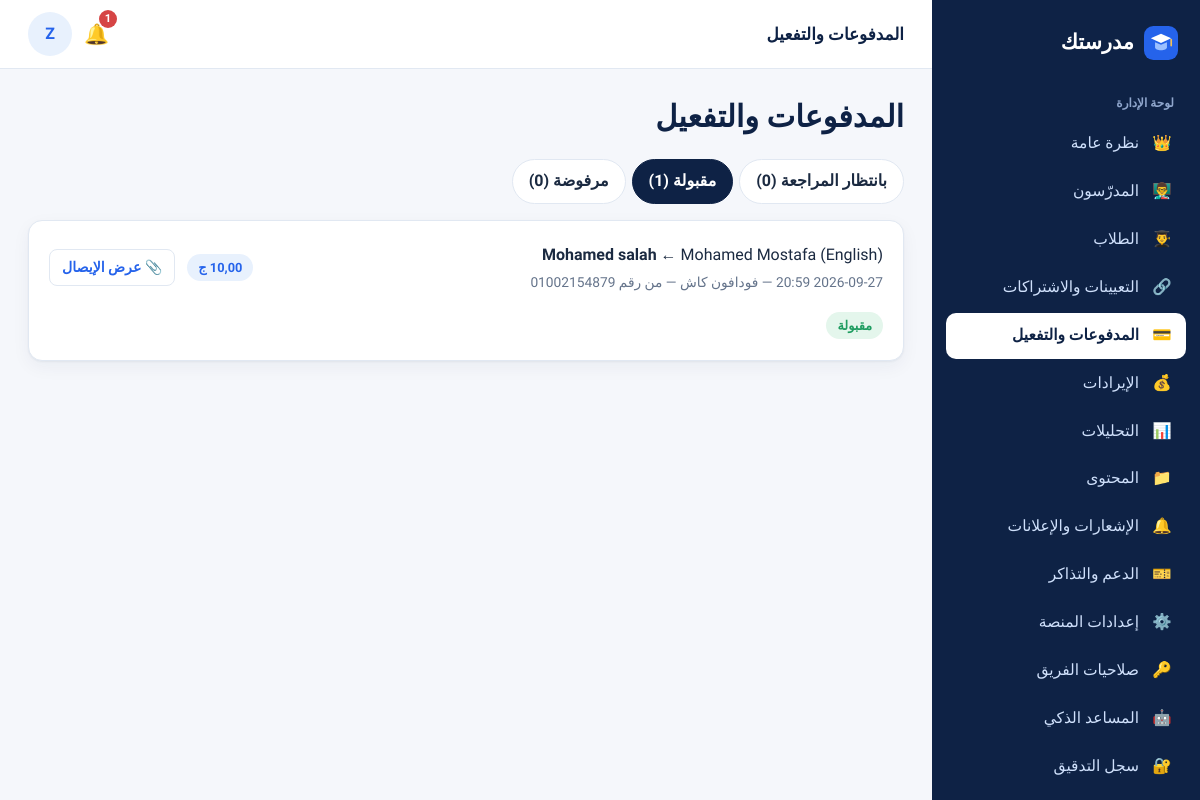
Page /owner/payments/?status=approved (signed in) on the committed database.
### accounts/models.py (models this page shows, shortened)
class SiteSetting(models.Model):
    platform_name = models.CharField("اسم المنصة", max_length=80, default="مدرستك")
    tagline = models.CharField("الشعار النصي", max_length=200, default="مساحتك التعليمية الكاملة مع مدرّسيك")
    wallet_number = models.CharField("رقم المحفظة لاستلام الاشتراكات", max_length=20, blank=True)
    wallet_holder = models.CharField("اسم صاحب المحفظة", max_length=100, blank=True)
    payment_instructions = models.TextField("تعليمات الدفع للطالب", blank=True,
                                            default="حوّل قيمة الاشتراك إلى المحفظة ثم ارفع صورة إيصال التحويل وسيتم تفعيل اشتراكك بعد المراجعة.")
    support_phone = models.CharField("هاتف الدعم", max_length=20, blank=True)
    support_email = models.EmailField("بريد الدعم", blank=True)
    default_monthly_price = models.DecimalField("السعر الافتراضي لاشتراك المدرّس الجديد", max_digits=8, decimal_places=2, default=10)
    groq_api_key = models.CharField("مفتاح Groq API (لتشغيل ميزات الذكاء الاصطناعي)", max_length=200, blank=True)
    anthropic_api_key = models.CharField("مفتاح Anthropic API (بديل عن Groq)", max_length=200, blank=True)
    privacy_text = models.TextField("سياسة الخصوصية", blank=True)
    terms_text = models.TextField("الشروط والأحكام", blank=True)
    registration_open = models.BooleanField("فتح تسجيل الطلاب الجدد", default=True)
    names_in_english = models.BooleanField("تحويل أسماء المسجّلين الجدد إلى الإنجليزية تلقائيًا", default=True)
    staff_permissions = models.JSONField("صلاحيات فريق الإدارة", default=dict, blank=True)
    @classmethod
    def get(cls):
        obj, _ = cls.objects.get_or_create(pk=1)
        return obj

class User(AbstractBaseUser, PermissionsMixin):
    ROLES = [("student", "طالب"), ("teacher", "مدرّس"), ("owner", "مالك المنصة"), ("staff", "فريق الإدارة")]
    STAFF_ROLES = [("support", "دعم فني"), ("finance", "مالية"), ("content", "مسؤول محتوى")]
    phone = models.CharField("رقم الهاتف", max_length=11, unique=True, validators=[phone_validator])
    full_name = models.CharField("الاسم الكامل", max_length=150)
    name_ar = models.CharField("الاسم بالعربية (كما سُجّل)", max_length=150, blank=True)
    role = models.CharField("الدور", max_length=10, choices=ROLES, default="student")
    staff_role = models.CharField("صلاحية الفريق", max_length=10, choices=STAFF_ROLES, blank=True)
    is_active = models.BooleanField("مفعّل", default=True)
    is_staff = models.BooleanField(default=False)
    date_joined = models.DateTimeField(default=timezone.now)
    objects = UserManager()
    USERNAME_FIELD = "phone"
    REQUIRED_FIELDS = ["full_name"]
    class Meta:
        verbose_name = "مستخدم"
    @property
    def first_name(self):
        return (self.full_name or "").split(" ")[0]
    @property
    def is_student(self):
        return self.role == "student"
    @property
    def is_teacher(self):
        return self.role == "teacher"

class TeacherProfile(models.Model):
    user = models.OneToOneField(User, on_delete=models.CASCADE, related_name="teacher_profile")
    teacher_code = models.CharField("رقم المدرّس (Teacher ID)", max_length=10, unique=True, blank=True)
    slug = models.SlugField("الرابط الخاص", unique=True, blank=True)
    subject = models.CharField("المادة", max_length=80)
    grades = models.CharField("الصفوف التي يدرّسها", max_length=60, blank=True, help_text="مثال: الأول والثاني الثانوي")
    display_name = models.CharField("الاسم الظاهر للطلاب والزوّار", max_length=60, blank=True,
                                    help_text="يتحكم فيه مالك المنصة فقط. اتركه فارغًا لإظهار الاسم الكامل، أو اكتب مثلًا: M")
    bio = models.TextField("نبذة عن المدرّس", blank=True)
    photo = models.ImageField("الصورة", upload_to="teachers/", blank=True)
    cover = models.ImageField("صورة الغلاف", upload_to="teachers/covers/", blank=True)
    monthly_price = models.DecimalField("سعر الاشتراك الشهري (جنيه)", max_digits=8, decimal_places=2, default=10)
    is_listed = models.BooleanField("يظهر في قائمة المدرّسين العامة", default=True)
    created_at = models.DateTimeField(auto_now_add=True)
    @property
    def name(self):
        return self.user.full_name

### billing/models.py (models this page shows, shortened)
class Payment(models.Model):
    METHODS = [("vodafone_cash", "فودافون كاش"), ("wallet", "محفظة إلكترونية أخرى"), ("instapay", "إنستاباي"), ("manual", "تفعيل يدوي")]
    STATUS = [("pending", "قيد المراجعة"), ("approved", "مقبولة"), ("rejected", "مرفوضة")]
    enrollment = models.ForeignKey(Enrollment, on_delete=models.CASCADE, related_name="payments")
    amount = models.DecimalField("المبلغ", max_digits=8, decimal_places=2)
    method = models.CharField("وسيلة الدفع", max_length=15, choices=METHODS, default="vodafone_cash")
    sender_phone = models.CharField("الرقم الذي حوّلت منه", max_length=20, blank=True)
    reference = models.CharField("رقم العملية (اختياري)", max_length=60, blank=True)
    receipt = models.ImageField("صورة إيصال التحويل", upload_to="receipts/", storage=private_storage, blank=True)
    status = models.CharField(max_length=10, choices=STATUS, default="pending")
    note = models.CharField("ملاحظة الإدارة", max_length=300, blank=True)
    created_at = models.DateTimeField(auto_now_add=True)
    reviewed_by = models.ForeignKey(User, null=True, blank=True, on_delete=models.SET_NULL, related_name="+")
    reviewed_at = models.DateTimeField(null=True, blank=True)
    class Meta:
        ordering = ["-created_at"]

class Enrollment(models.Model):
    STATUS = [("pending", "بانتظار الدفع/المراجعة"), ("active", "نشط"), ("expired", "منتهٍ"),
              ("rejected", "مرفوض"), ("suspended", "موقوف")]
    student = models.ForeignKey(User, on_delete=models.CASCADE, related_name="enrollments")
    teacher = models.ForeignKey(TeacherProfile, on_delete=models.CASCADE, related_name="enrollments")
    status = models.CharField(max_length=10, choices=STATUS, default="pending")
    started_at = models.DateTimeField(null=True, blank=True)
    expires_at = models.DateTimeField(null=True, blank=True)
    activated_by = models.ForeignKey(User, null=True, blank=True, on_delete=models.SET_NULL, related_name="+")
    created_at = models.DateTimeField(auto_now_add=True)
    class Meta:
        unique_together = ("student", "teacher")
        ordering = ["-created_at"]

### owner/views.py (the view)
# urls.py: path("payments/", v.payments, name="payments"),
@owner_required("payments")
def payments(request):
    qs = Payment.objects.select_related("enrollment__student", "enrollment__teacher__user")
    status = request.GET.get("status", "pending")
    if status:
        qs = qs.filter(status=status)
    page, qstr = paginate(request, qs.order_by("created_at" if status == "pending" else "-created_at"), 25)
    counts = {"pending": Payment.objects.filter(status="pending").count(), "approved": Payment.objects.filter(status="approved").count(),
             "rejected": Payment.objects.filter(status="rejected").count()}
    return render(request, "owner/payments.html", {"page": page, "qs": qstr, "status": status, "counts": counts})

### accounts/context_processors.py (called while the page is built)
def site(request):
    return {"site": SiteSetting.get()}

def _item(label, icon, url, section=None, exact=False):
    return {"label": label, "icon": icon, "url": url, "section": section, "exact": exact}

### accounts/pagination.py (called while the page is built)
def paginate(request, qs, per=20):
    page = Paginator(qs, per).get_page(request.GET.get("page"))
    params = request.GET.copy()
    params.pop("page", None)
    qs_str = params.urlencode()
    return page, (qs_str + "&") if qs_str else ""

### uikit/context_processors.py (called while the page is built, shortened)
def ui(request):
    ctx = {"ICONS": ICONS}
    u = getattr(request, "user", None)
    if not u or not u.is_authenticated:
        return ctx
    p = request.path
    return ctx

### templates/owner/payments.html (shortened to what this page needs)
{% extends "owner/base.html" %}
{% block topbar_title %}المدفوعات والتفعيل{% endblock %}
{% block content %}
<div class="pagehead"><h1>المدفوعات والتفعيل</h1></div>
<div class="tabs mb">
  <a href="?status=pending" class="{% if status == 'pending' %}on{% endif %}">بانتظار المراجعة ({{ counts.pending }})</a>
  <a href="?status=approved" class="{% if status == 'approved' %}on{% endif %}">مقبولة ({{ counts.approved }})</a>
  <a href="?status=rejected" class="{% if status == 'rejected' %}on{% endif %}">مرفوضة ({{ counts.rejected }})</a>
</div>
{% for p in page %}
<div class="card mb">
  <div class="row spread">
    <div><b>{{ p.enrollment.student.full_name }}</b> ← {{ p.enrollment.teacher.name }} ({{ p.enrollment.teacher.subject }})
      <div class="small muted">{{ p.created_at|date:"Y-m-d H:i" }} — {{ p.get_method_display }} — من رقم <span class="ltr">{{ p.sender_phone|default:"—" }}</span>{% if p.reference %} — مرجع: {{ p.reference }}{% endif %}</div></div>
    <div class="row"><span class="badge gold">{{ p.amount }} ج</span>
      {% if p.receipt %}<a class="btn sm ghost" href="{% url 'owner:payment_receipt' p.pk %}" target="_blank">📎 عرض الإيصال</a>{% endif %}</div>
  </div>
  {% if p.status == 'pending' %}
  <div class="row mt">
    <form method="post" action="{% url 'owner:payment_approve' p.pk %}" data-once><input type="hidden" name="days" value="30">{% csrf_token %}<button class="btn sm teal">✓ تفعيل الاشتراك (30 يومًا)</button></form>
    <form method="post" action="{% url 'owner:payment_reject' p.pk %}" data-once>{% csrf_token %}<input class="input" style="width:220px;display:inline-block" name="note" placeholder="سبب الرفض (اختياري)"><button class="btn sm danger">رفض</button></form>
  </div>
  {% else %}<span class="badge {% if p.status == 'approved' %}green{% else %}red{% endif %} mt">{{ p.get_status_display }}{% if p.note %} — {{ p.note }}{% endif %}</span>{% endif %}
</div>
{% empty %}<div class="empty"><span class="big">💳</span>لا توجد طلبات هنا.</div>{% endfor %}
{% endblock %}

### templates/dash_base.html (shortened to what this page needs)
{% extends "base.html" %}
{% block body %}
<div class="app">
  <aside class="sidebar" id="sidebar" aria-label="القائمة الجانبية">
    <a class="brand" href="{% if user.is_student %}{% url 'student:home' %}{% else %}{% url 'go' %}{% endif %}">{% include "partials/logo.html" %}<span>{{ site.platform_name }}</span></a>
    <div class="sec">{% if user.role == 'student' %}حسابي{% elif user.role == 'teacher' %}لوحة المدرّس{% else %}لوحة الإدارة{% endif %}</div>
    {% for i in nav %}<a class="nav {% if i.active %}active{% endif %}" href="{{ i.url }}"><span class="ic">{{ i.icon }}</span>{{ i.label }}</a>{% endfor %}
  </aside>
  <div class="main">
    <header class="topbar">
      <div class="title">{% block topbar_title %}{% endblock %}</div>
      {% if user.is_student %}<a class="bell" href="{% url 'student:notifications' %}" aria-label="الإشعارات">🔔{% if unread_count %}<span class="dot">{{ unread_count }}</span>{% endif %}</a>
      {% else %}<a class="bell" href="{% if user.is_teacher %}{% url 'teacher:messages' %}{% else %}{% url 'owner:tickets' %}{% endif %}" aria-label="تنبيهات">🔔{% if unread_count %}<span class="dot">{{ unread_count }}</span>{% endif %}</a>{% endif %}
      <span class="avatar" title="{{ user.full_name }}">{{ user.first_name|slice:":1" }}</span>
    </header>
    <div class="content">
      {% block content %}{% endblock %}
    </div>
  </div>
</div>
{% endblock %}

### static/css/app.css (style rules this page uses)
:root { --navy:#0e2245; --navy-2:#16305d; --blue:#2563eb; --blue-d:#1d4fc4; --sky:#e8f1fd; --sky-2:#f2f7fe; --teal:#0f9d8f; --teal-l:#e0f5f2; --purple:#6d5bd0; --purple-l:#efecfb; --gold:#c9962b; --gold-l:#fbf3e0; --red:#d64545; --red-l:#fdeaea; --green:#1f9d61; --green-l:#e4f6ec; --amber:#d98a10; --amber-l:#fdf1dc; --bg:#f5f7fb; --card:#fff; --text:#1b2a41; --muted:#65748b; --line:#e1e8f2; --shadow:0 1px 2px rgba(14,34,69,.05),0 6px 18px rgba(14,34,69,.05); --r:14px; --sidebar:268px; }
* { box-sizing:border-box }
html { scroll-behavior:smooth }
body { margin:0;background:var(--bg);color:var(--text);font-family:"Tajawal","Segoe UI",Tahoma,Arial,sans-serif;font-size:16px;line-height:1.8;-webkit-font-smoothing:antialiased }
a { color:var(--blue);text-decoration:none }
h1,h2,h3,h4 { line-height:1.45;margin:0 0 .5em;color:var(--navy);font-weight:800 }
h1 { font-size:1.9rem }
.muted { color:var(--muted) }
.small { font-size:.86rem }
.ltr { direction:ltr;unicode-bidi:embed;display:inline-block }
.row { display:flex;gap:12px;align-items:center;flex-wrap:wrap }
.spread { justify-content:space-between }
.mt { margin-top:18px }
.mb { margin-bottom:18px }
.btn { display:inline-flex;align-items:center;justify-content:center;gap:6px;padding:9px 18px;border-radius:10px;border:1.5px solid transparent;background:var(--blue);color:#fff;font:inherit;font-weight:700;cursor:pointer;text-decoration:none;transition:background .15s,transform .05s }
.btn.sm { padding:5px 12px;font-size:.88rem;border-radius:8px }
.btn.ghost { background:transparent;color:var(--blue);border-color:var(--line) }
.card { background:var(--card);border:1px solid var(--line);border-radius:var(--r);padding:20px;box-shadow:var(--shadow) }
.badge { display:inline-block;padding:2px 11px;border-radius:99px;font-size:.8rem;font-weight:700;background:var(--sky);color:var(--blue);white-space:nowrap }
.badge.green { background:var(--green-l);color:var(--green) }
.app { display:grid;grid-template-columns:var(--sidebar) minmax(0,1fr);min-height:100vh }
.sidebar { background:var(--navy);color:#cfe0fb;position:sticky;top:0;height:100vh;overflow-y:auto;padding:18px 14px;display:flex;flex-direction:column;gap:2px }
.brand { display:flex;align-items:center;gap:10px;color:#fff;font-weight:800;font-size:1.3rem;padding:6px 8px 16px;text-decoration:none }
.sidebar .sec { font-size:.75rem;color:#8fa6cc;padding:14px 12px 4px;font-weight:700 }
.sidebar a.nav { display:flex;align-items:center;gap:11px;padding:9px 12px;border-radius:10px;color:#cfe0fb;font-weight:500;text-decoration:none;font-size:.97rem }
.sidebar a.nav.active { background:#fff;color:var(--navy);font-weight:800 }
.sidebar a.nav .ic { width:24px;text-align:center }
.main { min-width:0;display:flex;flex-direction:column }
.topbar { display:flex;align-items:center;gap:12px;padding:12px 28px;background:#fff;border-bottom:1px solid var(--line);position:sticky;top:0;z-index:20 }
.topbar .title { font-weight:800;color:var(--navy);font-size:1.05rem }
.content { padding:26px 28px 60px;max-width:1240px;width:100% }
.pagehead { display:flex;align-items:flex-start;justify-content:space-between;gap:14px;flex-wrap:wrap;margin-bottom:20px }
.pagehead h1 { margin:0 }
.bell { position:relative;font-size:1.25rem;text-decoration:none }
.bell .dot { position:absolute;top:-6px;inset-inline-start:-8px;background:var(--red);color:#fff;border-radius:99px;font-size:.7rem;min-width:18px;text-align:center;padding:0 4px;line-height:18px;font-weight:700 }
.avatar { width:44px;height:44px;border-radius:50%;background:var(--sky);color:var(--blue);display:grid;place-items:center;font-weight:800;object-fit:cover;flex:none }
.tabs { display:flex;gap:6px;flex-wrap:wrap;margin-bottom:16px }
.tabs a,.tabs button { padding:7px 16px;border-radius:99px;border:1.5px solid var(--line);background:#fff;color:var(--text);font:inherit;font-weight:700;cursor:pointer;text-decoration:none }
.tabs a.on,.tabs button.on { background:var(--navy);color:#fff;border-color:var(--navy) }

### rows in the picture
SiteSetting: platform_name "مدرستك"
User: first_name "Z"
Payment: enrollment.student.full_name "Mohamed salah", enrollment.teacher.name "Mohamed Mostafa", enrollment.teacher.subject "English", method "فودافون كاش", sender_phone "01002154879", amount "10,00", shows "📎 عرض الإيصال", status "مقبولة"

### other values in the picture
{{ i.icon }} "👑" "👨‍🏫" "👨‍🎓" "🔗" "💳" "💰" "📊" "📁" "🔔" "🎫" "⚙️" "🔑" "🤖" "🔐"
{{ i.label }} "نظرة عامة" "المدرّسون" "الطلاب" "التعيينات والاشتراكات" "المدفوعات والتفعيل" "الإيرادات" "التحليلات" "المحتوى" "الإشعارات والإعلانات" "الدعم والتذاكر" "إعدادات المنصة" "صلاحيات الفريق" "المساعد الذكي" "سجل التدقيق"
{{ unread_count }} "1"
{{ counts.pending }} "0"
{{ counts.approved }} "1"
{{ counts.rejected }} "0"
